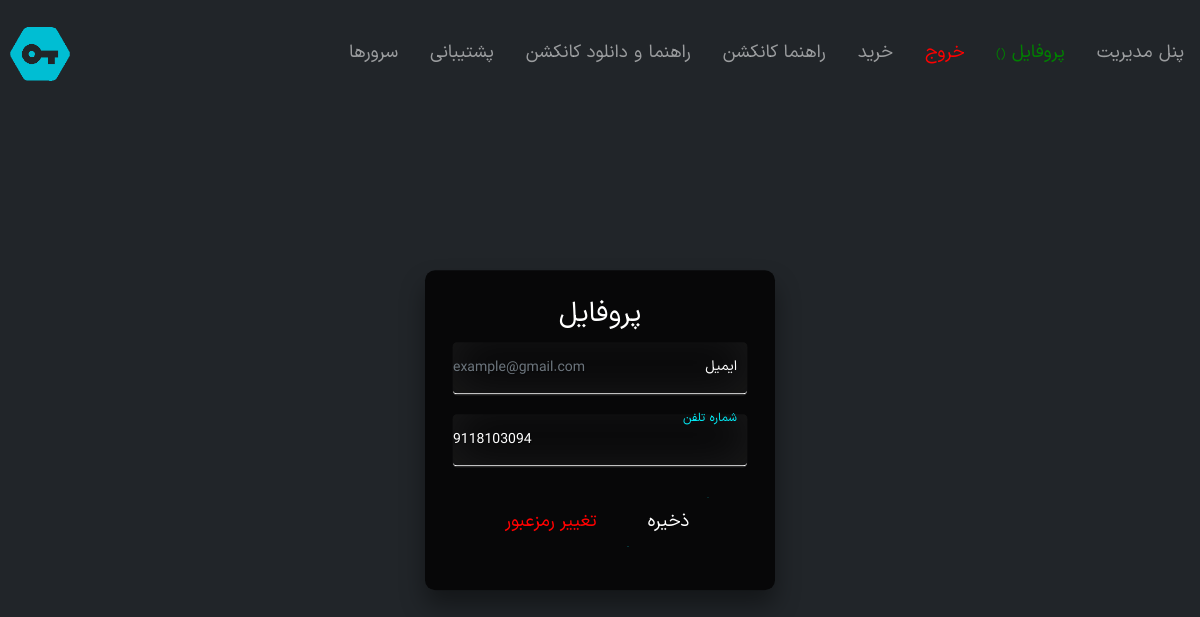
Page /accounts/profile/ (signed in) on the earlier database version.
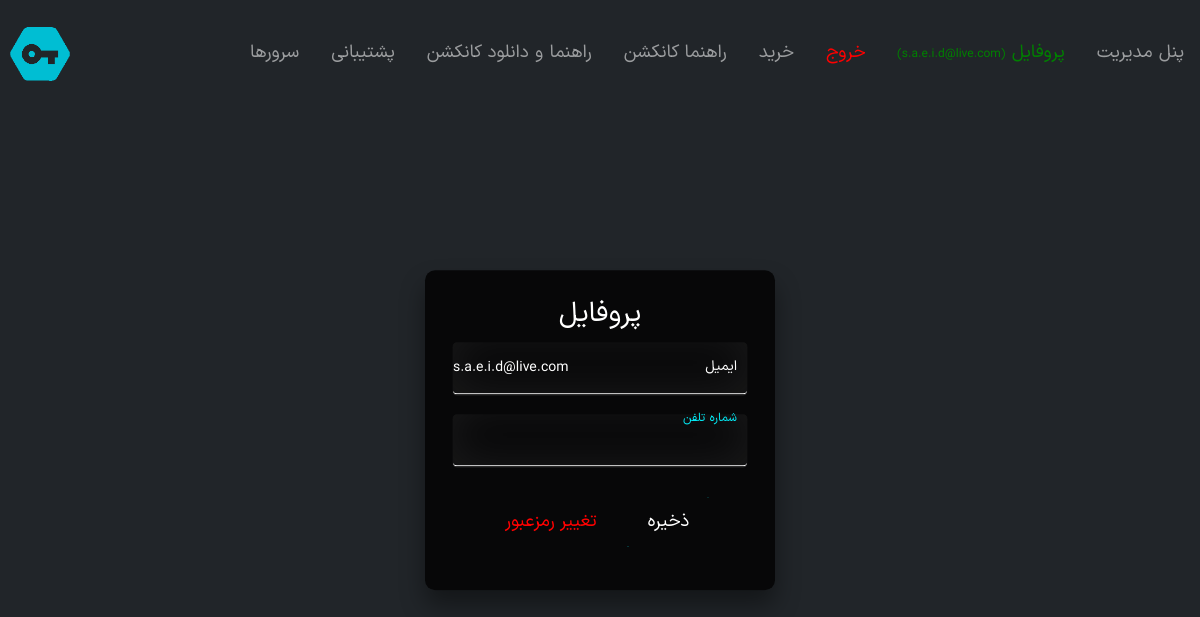
Same page on the later database version.
### accounts/models.py (models this page shows, shortened)
class User(AbstractBaseUser, PermissionsMixin):
    email = models.EmailField(verbose_name=_('email address'), max_length=255, unique=True)
    phone = models.IntegerField(verbose_name=_('Phone Number'), unique=True, blank=True, null=True)
    is_active = models.BooleanField(default=True, verbose_name=_("is_active"))
    is_staff = models.BooleanField(default=False, verbose_name=_("is_staff"))
    is_superuser = models.BooleanField(default=False, verbose_name=_("is_superuser"))
    objects = UserManager()
    USERNAME_FIELD = 'email'
    class Meta:
        verbose_name = _("User")
        verbose_name_plural = _("Users")

### accounts/views.py (the view)
# urls.py: path('profile/', views.profile, name='profile'),
@login_required()
def profile(request):
    user = User.objects.get(email=request.user.email)
    form = EditProfileForm(request.POST or None, instance=user)
    if request.method == 'POST':
        if form.is_valid():
            form.save()
            messages.success(request, _("updated successfully"), extra_tags="alert alert-success")
            return redirect('accounts:profile')
        else:
            messages.success(request, _("Error updating your profile !!"), extra_tags="warning")
            return redirect('accounts:profile')
    else:
        request.session['email'] = user.email
        return render(request, 'accounts/profile.html', {'form': form})

### accounts/forms.py
class EditProfileForm(forms.ModelForm):
    class Meta:
        model = User
        fields = ('email', 'phone',)
        widgets = {
            'email': forms.EmailInput(
                attrs={'class': 'form-control', 'placeholder': 'example@gmail.com', 'dir': 'ltr', 'readonly': 'true'}),
            'phone': forms.NumberInput(
                attrs={'class': 'form-control', 'type': 'tel', 'maxlength': '11',
                       'minlength': '11', 'dir': 'ltr', 'onkeypress': 'return isNumber(event)'}),
        }

### vpn/context_processors.py (called while the page is built)
def siteAddress(request):
    return {'SITE_ADDRESS': settings.SITE_ADDRESS}

def sideBar(request):
    conf = Conf.objects.last()
    return {'SITECONF': conf}

### accounts/templates/accounts/profile.html (shortened to what this page needs)
{% extends "base.html" %}
{% load static %}
{% load i18n %}
{% block head %}
    <link rel="stylesheet" href="{% static "root/css/styles.css" %}">
    <link rel="stylesheet" href="{% static "root/css/login_box_style.css" %}">
{% endblock head %}
{% block body %}
    <div class="box">
        <div class="login-box" style="margin-top:30px;">
            <h2>{% trans "Profile" %}</h2>
            <form action="#" method="post">
                <div class="user-box">
                    {{ form.email }}
                    <label>ایمیل</label>
                </div>
                <div class="user-box">
                    {{ form.phone }}
                    <label>شماره تلفن</label>
                </div>
                <a class="None" href="{% url 'accounts:reset' %}" style="color:red;">{% trans "Change Password" %}</a>
                <button type="submit">
                    <a>
                        {% trans "Save" %}
                    </a>
                </button>
            </form>
        </div>
    </div>
{% endblock body %}

### templates/partials/navbar.html (shortened to what this page needs)
{% load static %}
{% load i18n %}
<nav class="navbar navbar-expand-md bg-dark navbar-dark">
    <a class="navbar-brand"
       href="{% url 'vpn:home' %}"
       style="margin:0 0 0 10px">
        <img alt="logo"
             class="navbar-brand img-responsive"
             id="logo"
             {% if SITECONF.logo %}
                 src="media/{{ SITECONF.logo }}"
             {% else %}
                 src="{% static 'root/src/logo.png' %}"
             {% endif %}
             style="width:60px" />
    </a>
    <div class="collapse navbar-collapse" id="collapsibleNavbar">
        <ul class="nav navbar-nav ml-auto" dir="rtl">
            {% if request.user.is_staff %}
                <li class="nav-item">
                    <a class="nav-item nav-link px-3"
                       target="_blank"
                       href="{% url 'admin:index' %}">پنل مدیریت</a>
                </li>
            {% endif %}
            {% if request.user.is_authenticated %}
                <li class="nav-item">
                    <a class="nav-item nav-link px-3"
                       style="color:green"
                       href="{% url 'accounts:profile' %}">{% trans "Profile" %} <small style="font-size:12px;">({{ request.user.get_username }})</small></a>
                </li>
                <li class="nav-item">
                    <a class="nav-item nav-link px-3"
                       style="color:red"
                       href="{% url 'accounts:logout' %}">خروج</a>
                </li>
            {% endif %}
            <li class="nav-item">
                <a class="nav-item nav-link px-3" href="{% url 'vpn:buy' %}">خرید</a>
            </li>
            <li class="nav-item">
                <a class="nav-item nav-link px-3" href="#">راهنما کانکشن</a>
            </li>
            <li class="nav-item">
                <a class="nav-item nav-link px-3" href="#">راهنما و دانلود کانکشن</a>
            </li>
            <li class="nav-item">
                <a class="nav-item nav-link px-3" href="#">پشتیبانی</a>
            </li>
        <li class="nav-item">
            <a class="nav-item nav-link px-3" href="#">سرورها</a>
        </li>
    </ul>
</div>
</nav>

Differences in the rows shown:
changed User: user.get_username (not shown) → "s.a.e.i.d@live.com"; email (not shown) → "s.a.e.i.d@live.com"; phone "9118103094" → (not shown)
